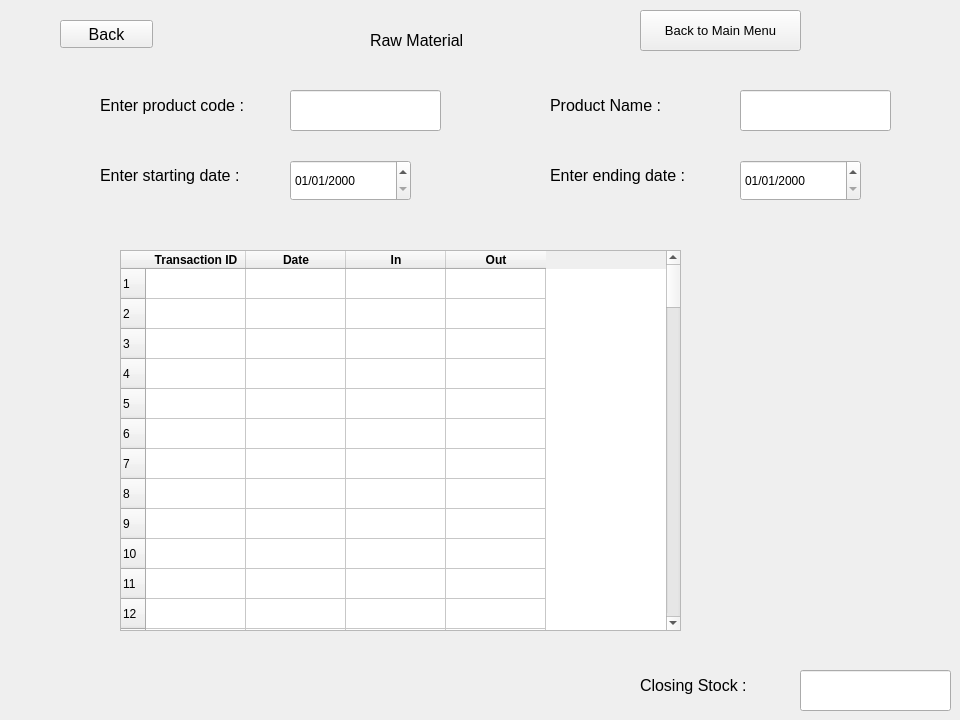
    <widget class="QWidget" name="rm_stock_view">
     <widget class="QLabel" name="label_24">
      <property name="geometry">
       <rect>
        <x>550</x>
        <y>150</y>
        <width>181</width>
        <height>51</height>
       </rect>
      </property>
      <property name="font">
       <font>
        <pointsize>12</pointsize>
       </font>
      </property>
      <property name="text">
       <string>Enter ending date : </string>
      </property>
     </widget>
     <widget class="QPushButton" name="pushButton_6">
      <property name="geometry">
       <rect>
        <x>640</x>
        <y>10</y>
        <width>161</width>
        <height>41</height>
       </rect>
      </property>
      <property name="font">
       <font>
        <pointsize>10</pointsize>
       </font>
      </property>
      <property name="text">
       <string>Back to Main Menu</string>
      </property>
     </widget>
     <widget class="QTableWidget" name="rm_view_table_2">
      <property name="geometry">
       <rect>
        <x>120</x>
        <y>250</y>
        <width>561</width>
        <height>381</height>
       </rect>
      </property>
      <property name="rowCount">
       <number>100</number>
      </property>
      <property name="columnCount">
       <number>4</number>
      </property>
      <row/>
      <row/>
      <row/>
      <row/>
      <row/>
      <row/>
      <row/>
      <row/>
      <row/>
      <row/>
      <row/>
      <row/>
      <row/>
      <row/>
      <row/>
      <row/>
      <row/>
      <row/>
      <row/>
      <row/>
      <row/>
      <row/>
      <row/>
      <row/>
      <row/>
      <row/>
      <row/>
      <row/>
      <row/>
      <row/>
      <row/>
      <row/>
      <row/>
      <row/>
      <row/>
      <row/>
      <row/>
      <row/>
      <row/>
      <row/>
      <row/>
      <row/>
      <row/>
      <row/>
      <row/>
      <row/>
      <row/>
      <row/>
      <row/>
      <row/>
      <row/>
      <row/>
      <row/>
      <row/>
      <row/>
      <row/>
      <row/>
      <row/>
      <row/>
      <row/>
      <row/>
      <row/>
      <row/>
      <row/>
      <row/>
      <row/>
      <row/>
      <row/>
      <row/>
      <row/>
      <row/>
      <row/>
      <row/>
      <row/>
      <row/>
      <row/>
      <row/>
      <row/>
      <row/>
      <row/>
      <row/>
      <row/>
      <row/>
      <row/>
      <row/>
      <row/>
      <row/>
      <row/>
      <row/>
      <row/>
      <row/>
      <row/>
      <row/>
      <row/>
      <row/>
      <row/>
      <row/>
      <row/>
      <row/>
      <row/>
      <column>
       <property name="text">
        <string>Transaction ID</string>
       </property>
       <property name="font">
        <font>
         <weight>75</weight>
         <bold>true</bold>
        </font>
       </property>
      </column>
      <column>
       <property name="text">
        <string>Date</string>
       </property>
       <property name="font">
        <font>
         <weight>75</weight>
         <bold>true</bold>
        </font>
       </property>
      </column>
      <column>
       <property name="text">
        <string>In</string>
       </property>
       <property name="font">
        <font>
         <pointsize>9</pointsize>
         <weight>75</weight>
         <bold>true</bold>
        </font>
       </property>
      </column>
      <column>
       <property name="text">
        <string>Out</string>
       </property>
       <property name="font">
        <font>
         <weight>75</weight>
         <bold>true</bold>
        </font>
       </property>
      </column>
     </widget>
     <widget class="QLineEdit" name="rw_view_stock_code">
      <property name="geometry">
       <rect>
        <x>290</x>
        <y>90</y>
        <width>151</width>
        <height>41</height>
       </rect>
      </property>
      <property name="font">
       <font>
        <pointsize>12</pointsize>
       </font>
      </property>
      <property name="text">
       <string/>
      </property>
     </widget>
     <widget class="QLineEdit" name="rw_view_stock_name">
      <property name="geometry">
       <rect>
        <x>740</x>
        <y>90</y>
        <width>151</width>
        <height>41</height>
       </rect>
      </property>
      <property name="font">
       <font>
        <pointsize>12</pointsize>
       </font>
      </property>
      <property name="text">
       <string/>
      </property>
     </widget>
     <widget class="QLabel" name="label_25">
      <property name="geometry">
       <rect>
        <x>550</x>
        <y>80</y>
        <width>181</width>
        <height>51</height>
       </rect>
      </property>
      <property name="font">
       <font>
        <pointsize>12</pointsize>
       </font>
      </property>
      <property name="text">
       <string>Product Name : </string>
      </property>
     </widget>
     <widget class="QLineEdit" name="rw_view_starting_date_2">
      <property name="geometry">
       <rect>
        <x>800</x>
        <y>670</y>
        <width>151</width>
        <height>41</height>
       </rect>
      </property>
      <property name="font">
       <font>
        <pointsize>12</pointsize>
       </font>
      </property>
      <property name="text">
       <string/>
      </property>
     </widget>
     <widget class="QPushButton" name="back_view_rm_3">
      <property name="geometry">
       <rect>
        <x>60</x>
        <y>20</y>
        <width>93</width>
        <height>28</height>
       </rect>
      </property>
      <property name="font">
       <font>
        <pointsize>12</pointsize>
       </font>
      </property>
      <property name="text">
       <string>Back</string>
      </property>
     </widget>
     <widget class="QLabel" name="label_26">
      <property name="geometry">
       <rect>
        <x>100</x>
        <y>80</y>
        <width>181</width>
        <height>51</height>
       </rect>
      </property>
      <property name="font">
       <font>
        <pointsize>12</pointsize>
       </font>
      </property>
      <property name="text">
       <string>Enter product code : </string>
      </property>
     </widget>
     <widget class="QLabel" name="label_27">
      <property name="geometry">
       <rect>
        <x>370</x>
        <y>20</y>
        <width>151</width>
        <height>41</height>
       </rect>
      </property>
      <property name="font">
       <font>
        <pointsize>12</pointsize>
       </font>
      </property>
      <property name="text">
       <string>Raw Material</string>
      </property>
     </widget>
     <widget class="QLabel" name="label_28">
      <property name="geometry">
       <rect>
        <x>100</x>
        <y>150</y>
        <width>181</width>
        <height>51</height>
       </rect>
      </property>
      <property name="font">
       <font>
        <pointsize>12</pointsize>
       </font>
      </property>
      <property name="text">
       <string>Enter starting date : </string>
      </property>
     </widget>
     <widget class="QLabel" name="label_29">
      <property name="geometry">
       <rect>
        <x>640</x>
        <y>660</y>
        <width>181</width>
        <height>51</height>
       </rect>
      </property>
      <property name="font">
       <font>
        <pointsize>12</pointsize>
       </font>
      </property>
      <property name="text">
       <string>Closing Stock :</string>
      </property>
     </widget>
     <widget class="QDateEdit" name="rw_view_starting_date">
      <property name="geometry">
       <rect>
        <x>290</x>
        <y>160</y>
        <width>121</width>
        <height>41</height>
       </rect>
      </property>
      <property name="displayFormat">
       <string>dd/MM/yyyy</string>
      </property>
     </widget>
     <widget class="QDateEdit" name="rw_view_ending_date">
      <property name="geometry">
       <rect>
        <x>740</x>
        <y>160</y>
        <width>121</width>
        <height>41</height>
       </rect>
      </property>
      <property name="displayFormat">
       <string>dd/MM/yyyy</string>
      </property>
     </widget>
    </widget>
